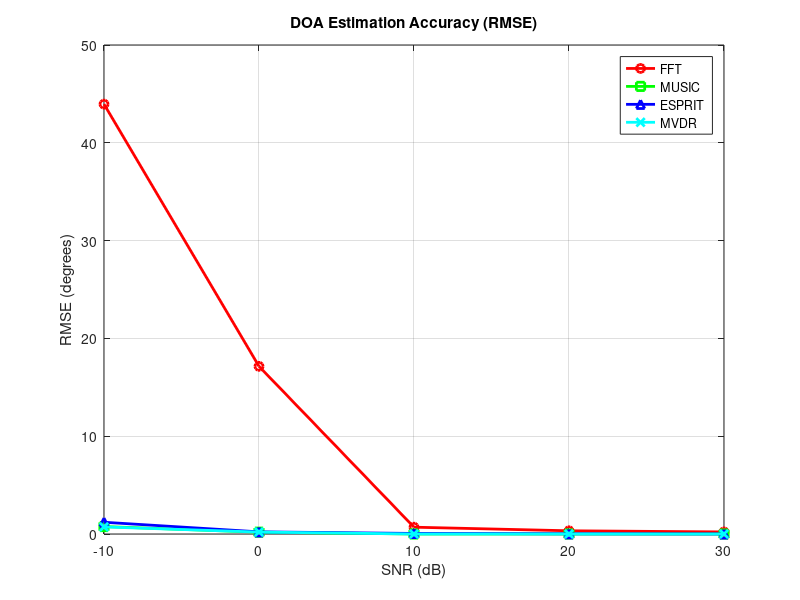
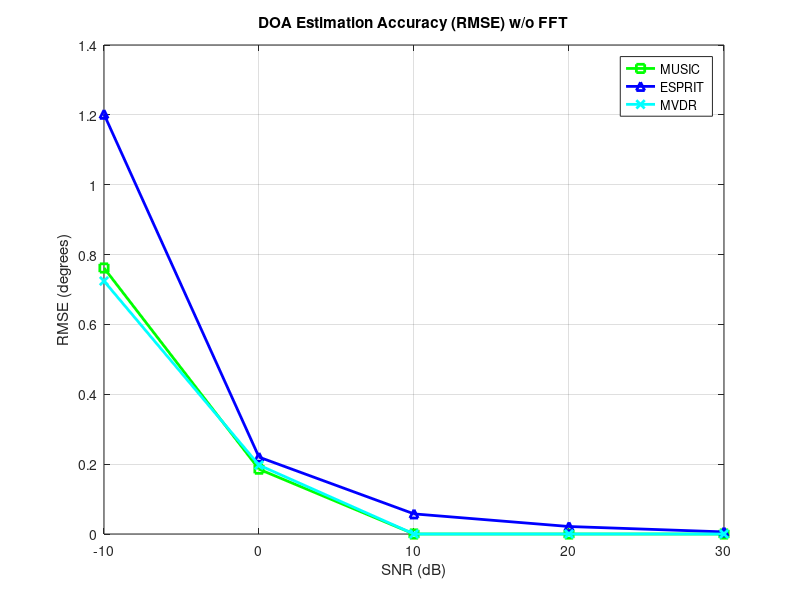
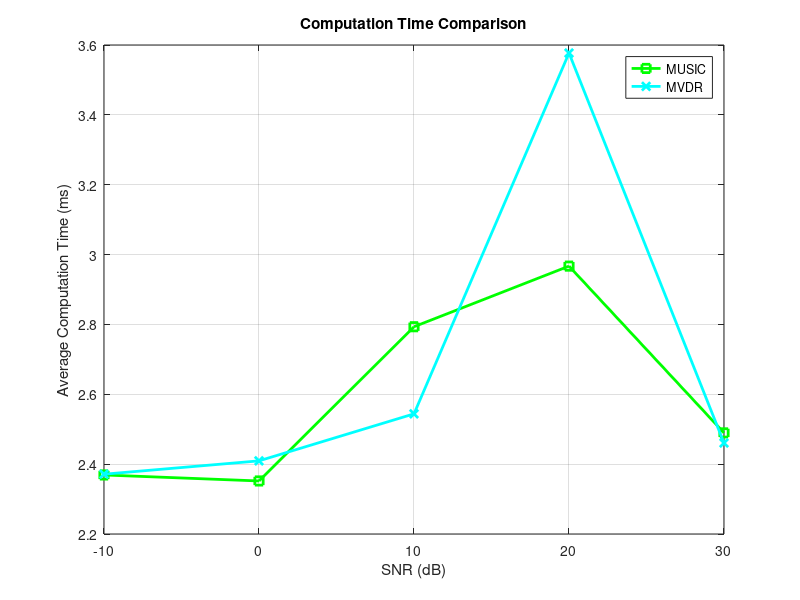

These figures' MATLAB source, in order:
clc; clear; close all;

%% Parameters
M = 8;
N = 200;
theta_true = 30;  % True DOA in degrees
lambda = 1;
d = lambda / 2;
k = 2*pi/lambda;
fft_len = 512;
trials = 100;
SNR_dB = [-10, 0, 10, 20, 30];
m = (0:M-1).';  % Antenna indices
theta_grid = linspace(20, 40, fft_len*0.12);

%% Result storage
rmse_fft = zeros(size(SNR_dB));
rmse_music = zeros(size(SNR_dB));
rmse_esprit = zeros(size(SNR_dB));
rmse_mvdr = zeros(size(SNR_dB));

time_fft = zeros(size(SNR_dB));
time_music = zeros(size(SNR_dB));
time_esprit = zeros(size(SNR_dB));
time_mvdr = zeros(size(SNR_dB));

%% Loop over SNR
for snr_idx = 1:length(SNR_dB)
    snr = 10^(SNR_dB(snr_idx)/10);

    theta_fft_all = zeros(1, trials);
    theta_music_all = zeros(1, trials);
    theta_esprit_all = zeros(1, trials);
    theta_mvdr_all = zeros(1, trials);

    t_fft_all = zeros(1, trials);
    t_music_all = zeros(1, trials);
    t_esprit_all = zeros(1, trials);
    t_mvdr_all = zeros(1, trials);

    for t = 1:trials
        %% Signal simulation
        theta_rad = deg2rad(theta_true);
        a = exp(1j * k * d * m * sin(theta_rad));
        time_vec = 0:N-1;
        signal = exp(1j * 2 * pi * 0.05 * time_vec);
        X = a * signal;

        % Add noise
        noise = (randn(M, N) + 1j * randn(M, N)) / sqrt(2);
        X_noisy = X + noise * sqrt(norm(X,'fro')^2 / (norm(noise,'fro')^2 * snr));
        R = (1/N) * (X_noisy * X_noisy');

        %% FFT DOA (your version)
        tic;
        snapshot = X_noisy(:,1);
        fft_out = fftshift(fft(snapshot, fft_len));
        power_spectrum = abs(fft_out).^2;
        theta_axis = asind(linspace(-0.5, 0.5, fft_len) * lambda / d);
        [~, idx_fft] = max(power_spectrum);
        theta_fft_all(t) = theta_axis(idx_fft);
        t_fft_all(t) = toc;

        %% MUSIC
        tic;
        [V, D] = eig(R);
        [~, idx] = sort(diag(D), 'descend');
        En = V(:, idx(2:end));
        P_music = zeros(size(theta_grid));
        for i = 1:length(theta_grid)
            a_theta = exp(1j * k * d * m * sind(theta_grid(i)));
            P_music(i) = 1 / (a_theta' * (En * En') * a_theta);
        end
        [~, idx_music] = max(P_music);
        theta_music_all(t) = theta_grid(idx_music);
        t_music_all(t) = toc;

        %% ESPRIT
        tic;
        [Us, ~, ~] = svd(R);
        Us_sig = Us(:, 1);
        Us1 = Us_sig(1:end-1);
        Us2 = Us_sig(2:end);
        Phi = pinv(Us1) * Us2;
        eig_vals = eig(Phi);
        theta_esprit_all(t) = asind(angle(eig_vals(1)) / (k * d));
        t_esprit_all(t) = toc;

        %% MVDR (Capon)
        tic;
        P_mvdr = zeros(size(theta_grid));
        R_inv = pinv(R);  % or inv(R) if R is well-conditioned
        for i = 1:length(theta_grid)
            a_theta = exp(1j * k * d * m * sind(theta_grid(i)));
            P_mvdr(i) = 1 / real(a_theta' * R_inv * a_theta);
        end
        [~, idx_mvdr] = max(P_mvdr);
        theta_mvdr_all(t) = theta_grid(idx_mvdr);
        t_mvdr_all(t) = toc;
    end

    %% RMSE
    rmse_fft(snr_idx) = sqrt(mean((theta_fft_all - theta_true).^2));
    rmse_music(snr_idx) = sqrt(mean((theta_music_all - theta_true).^2));
    rmse_esprit(snr_idx) = sqrt(mean((theta_esprit_all - theta_true).^2));
    rmse_mvdr(snr_idx) = sqrt(mean((theta_mvdr_all - theta_true).^2));

    %% Time (ms)
    time_fft(snr_idx) = mean(t_fft_all) * 1000;
    time_music(snr_idx) = mean(t_music_all) * 1000;
    time_esprit(snr_idx) = mean(t_esprit_all) * 1000;
    time_mvdr(snr_idx) = mean(t_mvdr_all) * 1000;
end

%% Plot RMSE
figure;
plot(SNR_dB, rmse_fft,'-o', 'LineWidth', 2,  'Color', 'r'); hold on;
plot(SNR_dB, rmse_music, '-s', 'LineWidth', 2, 'Color', 'g');
plot(SNR_dB, rmse_esprit, '-^', 'LineWidth', 2, 'Color', 'b');
plot(SNR_dB, rmse_mvdr,  '-x', 'LineWidth', 2, 'Color', 'c');
xlabel('SNR (dB)');
ylabel('RMSE (degrees)');
legend('FFT', 'MUSIC', 'ESPRIT', 'MVDR');
title('DOA Estimation Accuracy (RMSE)');
grid on;

%% Plot RMSE w/o FFT
figure;
% plot(SNR_dB, rmse_fft, '-o', 'LineWidth', 2); 
plot(SNR_dB, rmse_music, '-s', 'LineWidth', 2, 'Color', 'g');hold on;
plot(SNR_dB, rmse_esprit,'-^', 'LineWidth', 2, 'Color', 'b');
plot(SNR_dB, rmse_mvdr, '-x', 'LineWidth', 2, 'Color', 'c');
xlabel('SNR (dB)');
ylabel('RMSE (degrees)');
legend('MUSIC', 'ESPRIT', 'MVDR');
title('DOA Estimation Accuracy (RMSE) w/o FFT');
grid on;
%% Plot Computation Time
figure;
% plot(SNR_dB, time_fft,'-o', 'LineWidth', 2, 'Color', 'r'); hold on;
plot(SNR_dB, time_music,'-s', 'LineWidth', 2, 'Color', 'g'); hold on;
% plot(SNR_dB, time_esprit, '-^', 'LineWidth', 2, 'Color', 'b');
plot(SNR_dB, time_mvdr,  '-x', 'LineWidth', 2, 'Color', 'c');
xlabel('SNR (dB)');
ylabel('Average Computation Time (ms)');
% legend('FFT', 'MUSIC', 'ESPRIT', 'MVDR');
legend('MUSIC', 'MVDR');
title('Computation Time Comparison');
grid on;
